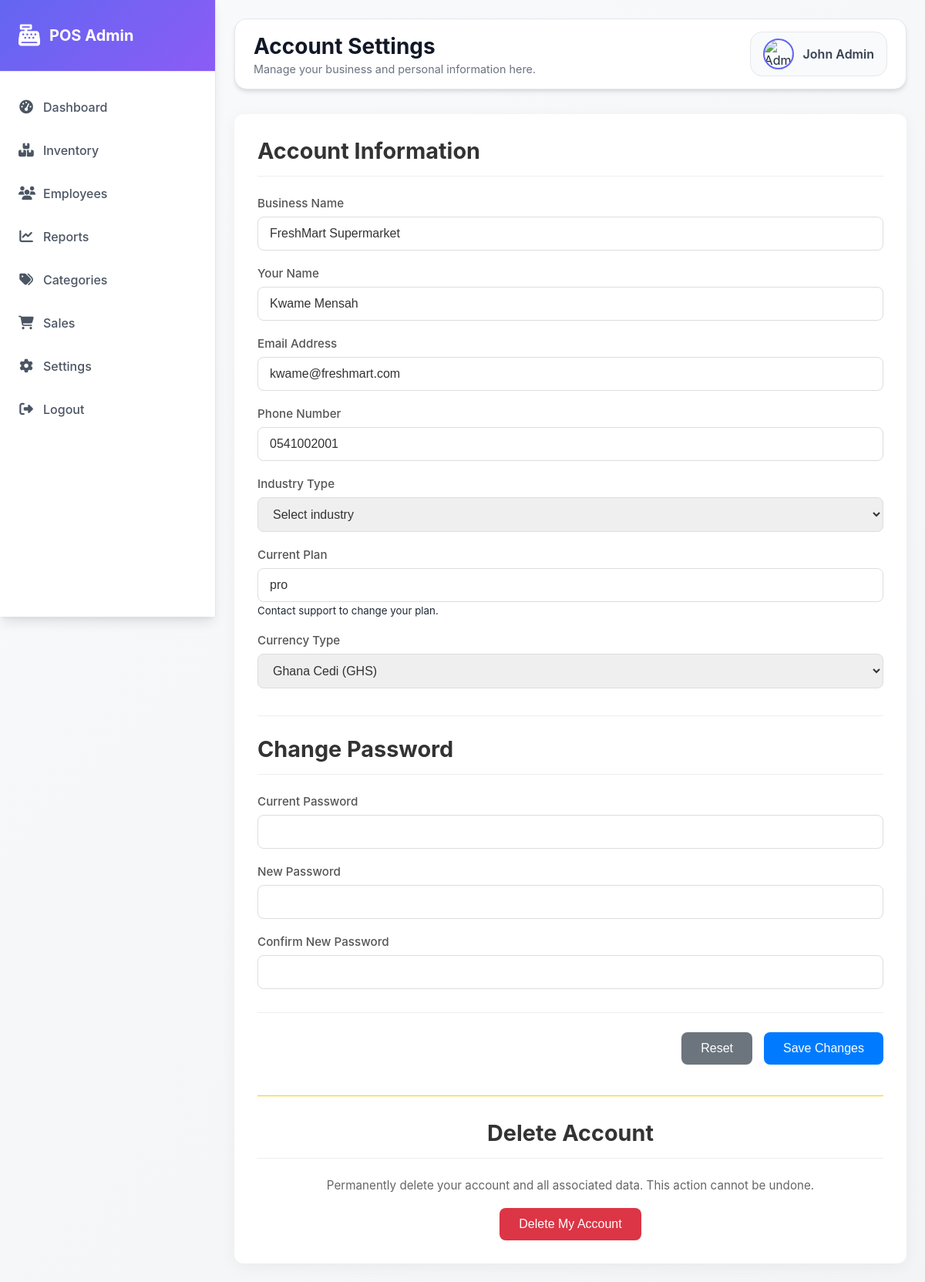
Screenshot of /admin/settings.php (signed in) with the database file from the repository.
### tables this page shows
CREATE TABLE IF NOT EXISTS tenants (
    tenant_id INT AUTO_INCREMENT PRIMARY KEY,
    business_name VARCHAR(100) NOT NULL,
    contact_name VARCHAR(100),
    contact_email VARCHAR(100),
    contact_phone VARCHAR(20),
    address TEXT,
    industry VARCHAR(100),
    plan_type ENUM('free', 'basic', 'pro') DEFAULT 'free',
    status ENUM('active', 'inactive') DEFAULT 'active',
    created_at TIMESTAMP DEFAULT CURRENT_TIMESTAMP,
    updated_at TIMESTAMP DEFAULT CURRENT_TIMESTAMP ON UPDATE CURRENT_TIMESTAMP
);

### admin/settings.php (the view, shortened to what this page needs)
<?php
require_once '../db_connect.php';
$tenant_id = $_SESSION['tenant_id'];
$business_name = '';
$contact_name = '';
$contact_email = '';
$contact_phone = '';
$plan_type = '';
$currency_type = '';
try {
    $stmt = $pdo->prepare("SELECT business_name, contact_name, contact_email, contact_phone, industry, plan_type, currency_type FROM tenants WHERE tenant_id = ?");
    $stmt->execute([$tenant_id]);
    $tenant_data = $stmt->fetch();
    if ($tenant_data) {
        $business_name = htmlspecialchars($tenant_data['business_name'] ?? '');
        $contact_name = htmlspecialchars($tenant_data['contact_name'] ?? '');
        $contact_email = htmlspecialchars($tenant_data['contact_email'] ?? '');
        $contact_phone = htmlspecialchars($tenant_data['contact_phone'] ?? '');
        $plan_type = htmlspecialchars($tenant_data['plan_type'] ?? '');
        $currency_type = htmlspecialchars($tenant_data['currency_type'] ?? '');
    } else {
        $message = "No tenant data found.";
        $message_type = "error";
    }
} catch (PDOException $e) {
    $message = "Error fetching data: " . $e->getMessage();
    $message_type = "error";
}
?>
<!DOCTYPE html>
<html lang="en">
<head>
    <link rel="stylesheet" href="https://cdnjs.cloudflare.com/ajax/libs/font-awesome/6.4.0/css/all.min.css">
    <link rel="stylesheet" href="css/admin.css">
</head>
<body>
    <div class="admin-container">
        <aside class="sidebar" id="sidebar">
            <div class="logo">
                <i class="fas fa-cash-register"></i>
                <span>POS Admin</span>
            </div>
            <nav>
                <ul>
                    <li><a href="index.php"><i class="fas fa-tachometer-alt"></i> Dashboard</a></li>
                    <li><a href="inventory/index.php"><i class="fas fa-boxes"></i> Inventory</a></li>
                    <li><a href="employees.php"><i class="fas fa-users"></i> Employees</a></li>
                    <li><a href="report.php"><i class="fas fa-chart-line"></i> Reports</a></li>
                    <li><a href="categories.php"><i class="fas fa-tags"></i> Categories</a></li>
                    <li><a href="sales.php"><i class="fas fa-shopping-cart"></i> Sales</a></li>
                    <li><a href="settings.php"><i class="fas fa-cog"></i> Settings</a></li>
                    <li><a href="logout.php"><i class="fas fa-sign-out-alt"></i> Logout</a></li>
                </ul>
            </nav>
        </aside>
        <main class="main-content">
            <header class="top-bar">
                <div class="page-title">
                    <h1>Account Settings</h1>
                    <p>Manage your business and personal information here.</p>
                </div>
                <a href="account.php" style="text-decoration: none; color: inherit;">
                    <div class="user-profile">
                        <img src="https://images.unsplash.com/photo-1472099645785-5658abf4ff4e?w=100&h=100&fit=crop&crop=face" alt="Admin">
                        <span>John Admin</span>
                    </div>
                </a>
            </header>
            <div class="account-settings-card">
                <h2>Account Information</h2>
                <form action="settings.php<?php echo isset($_GET['tenant_id']) ? '?tenant_id=' . (int)$_GET['tenant_id'] : ''; ?>" method="POST">
                    <div class="form-group">
                        <label for="business_name">Business Name</label>
                        <input type="text" id="business_name" name="business_name" value="<?php echo $business_name; ?>" required>
                    </div>
                    <div class="form-group">
                        <label for="name">Your Name</label>
                        <input type="text" id="name" name="name" value="<?php echo $contact_name; ?>" required>
                    </div>
                    <div class="form-group">
                        <label for="email">Email Address</label>
                        <input type="email" id="email" name="email" value="<?php echo $contact_email; ?>" readonly>
                    </div>
                    <div class="form-group">
                        <label for="phone">Phone Number</label>
                        <input type="tel" id="phone" name="phone" value="<?php echo $contact_phone; ?>">
                    </div>
                    <div class="form-group">
                        <label for="industry">Industry Type</label>
                        <select id="industry" name="industry" required>
                            <option value="">Select industry</option>
                        </select>
                    </div>
                    <div class="form-group">
                        <label for="plan">Current Plan</label>
                        <input type="text" id="plan" name="plan" value="<?php echo $plan_type; ?>" readonly>
                        <small>Contact support to change your plan.</small>
                    </div>
                    <div class="form-group">
                        <label for="currency_type">Currency Type</label>
                        <select id="currency_type" name="currency_type">
                            <option value="GHS" <?php echo ($currency_type == 'GHS') ? 'selected' : ''; ?>>Ghana Cedi (GHS)</option>
                        </select>
                    </div>
                    <div class="password-edit-section">
                        <h2>Change Password</h2>
                        <div class="form-group">
                            <label for="current_password">Current Password</label>
                            <input type="password" id="current_password" name="current_password">
                        </div>
                        <div class="form-group">
                            <label for="new_password">New Password</label>
                            <input type="password" id="new_password" name="new_password">
                        </div>
                        <div class="form-group">
                            <label for="confirm_password">Confirm New Password</label>
                            <input type="password" id="confirm_password" name="confirm_password">
                        </div>
                    </div>
                    <div class="form-actions">
                        <button type="reset" class="btn btn-secondary">Reset</button>
                        <button type="submit" class="btn btn-primary">Save Changes</button>
                    </div>
                </form>
                <div class="delete-account-section">
                    <h2>Delete Account</h2>
                    <p>Permanently delete your account and all associated data. This action cannot be undone.</p>
                    <button type="button" class="btn btn-danger" onclick="showCustomConfirm('Are you sure you want to permanently delete your account? This action cannot be undone.', deleteAccount);">Delete My Account</button>
                </div>
            </div>
        </main>
    </div>
</body>
</html>

### admin/css/admin.css (style rules this page uses)
:root { --primary: #6366f1; --primary-dark: #4f46e5; --secondary: #8b5cf6; --accent: #06b6d4; --danger: #ef4444; --success: #10b981; --warning: #f59e0b; --info: #3b82f6; --dark: #1f2937; --gray-50: #f9fafb; --gray-100: #f3f4f6; --gray-200: #e5e7eb; --gray-300: #d1d5db; --gray-400: #9ca3af; --gray-500: #6b7280; --gray-600: #4b5563; --gray-700: #374151; --gray-800: #1f2937; --gray-900: #111827; --white: #ffffff; --radius-sm: 8px; --radius: 12px; --radius-lg: 16px; --shadow-sm: 0 1px 2px 0 rgba(0, 0, 0, 0.05); --shadow: 0 4px 6px -1px rgba(0, 0, 0, 0.1), 0 2px 4px -1px rgba(0, 0, 0, 0.06); --shadow-lg: 0 10px 15px -3px rgba(0, 0, 0, 0.1), 0 4px 6px -2px rgba(0, 0, 0, 0.05); --shadow-xl: 0 20px 25px -5px rgba(0, 0, 0, 0.1), 0 10px 10px -5px rgba(0, 0, 0, 0.04); }
* { margin: 0; padding: 0; box-sizing: border-box; }
body { font-family: -apple-system, BlinkMacSystemFont, 'Segoe UI', Roboto, sans-serif; background: linear-gradient(135deg, var(--gray-50) 0%, var(--gray-100) 100%); color: var(--gray-800); min-height: 100vh; }
.admin-container { display: flex; min-height: 100vh; position: relative; }
.sidebar { width: 280px; background: var(--white); box-shadow: var(--shadow-lg); transition: all 0.3s cubic-bezier(0.4, 0, 0.2, 1); z-index: 100; border-right: 1px solid var(--gray-200); position: fixed; height: 100vh; overflow-y: auto; }
.logo { display: flex; align-items: center; padding: 2rem 1.5rem; border-bottom: 1px solid var(--gray-200); background: linear-gradient(135deg, var(--primary) 0%, var(--secondary) 100%); color: var(--white); font-size: 1.25rem; font-weight: 700; }
.logo i { font-size: 1.75rem; margin-right: 0.75rem; }
nav { padding: 1rem 0; }
nav ul { list-style: none; }
nav li { margin: 0.25rem 0; }
nav li a { display: flex; align-items: center; padding: 1rem 1.5rem; color: var(--gray-600); text-decoration: none; transition: all 0.3s; border-radius: 0 25px 25px 0; margin-right: 1rem; font-weight: 500; }
nav li a i { margin-right: 0.75rem; width: 20px; text-align: center; font-size: 1.1rem; }
.main-content { flex: 1; padding: 1.5rem; margin-left: 280px; transition: margin-left 0.3s cubic-bezier(0.4, 0, 0.2, 1); background: transparent; }
.top-bar { display: flex; justify-content: space-between; align-items: center; margin-bottom: 2rem; background: var(--white); padding: 1rem 1.5rem; border-radius: var(--radius-lg); box-shadow: var(--shadow); border: 1px solid var(--gray-200); }
.page-title { display: flex; flex-direction: column; }
.page-title h1 { font-size: 1.75rem; font-weight: 700; color: var(--gray-900); margin-bottom: 0.25rem; }
.page-title p { color: var(--gray-500); font-size: 0.9rem; }
.user-profile { display: flex; align-items: center; gap: 0.75rem; padding: 0.5rem 1rem; border-radius: var(--radius-lg); background: var(--gray-50); border: 1px solid var(--gray-200); transition: all 0.3s; cursor: pointer; }
.user-profile img { width: 40px; height: 40px; border-radius: 50%; object-fit: cover; border: 2px solid var(--primary); }
.user-profile span { font-weight: 600; color: var(--gray-700); }

### rows the page displays
tenants: business_name "FreshMart Supermarket", name "Kwame Mensah", email "kwame@freshmart.com", phone "0541002001", plan "pro", currency_type "Ghana Cedi (GHS)"
